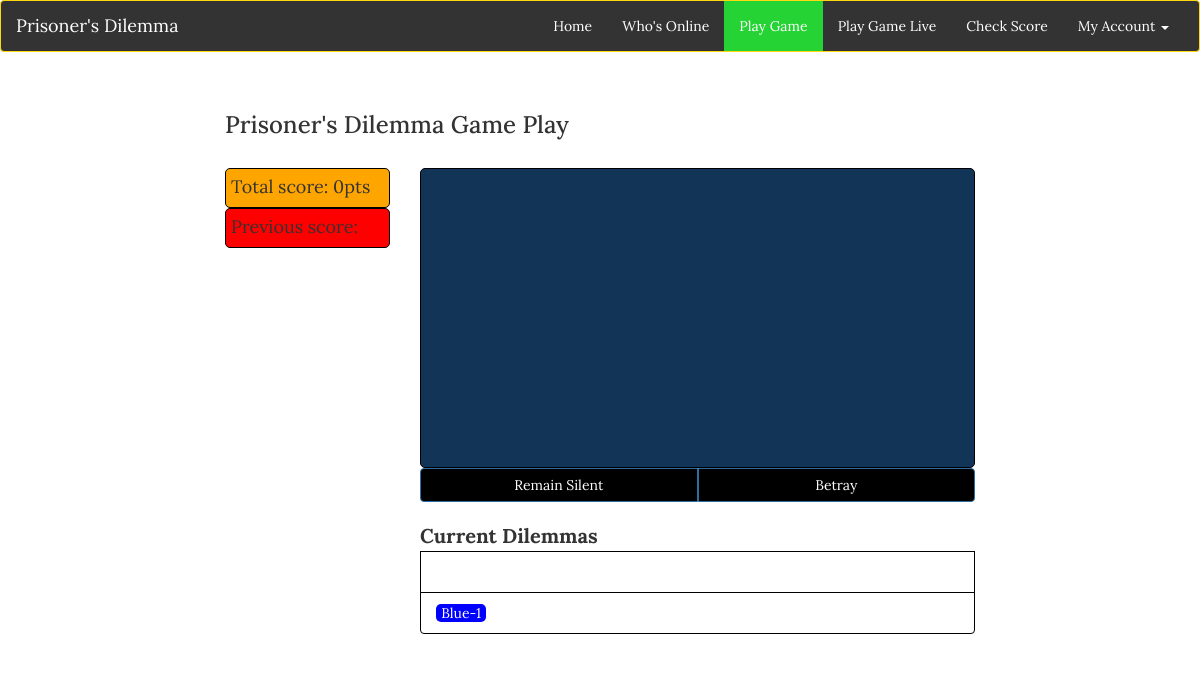
The app's page /playgame.php (signed in), older data.
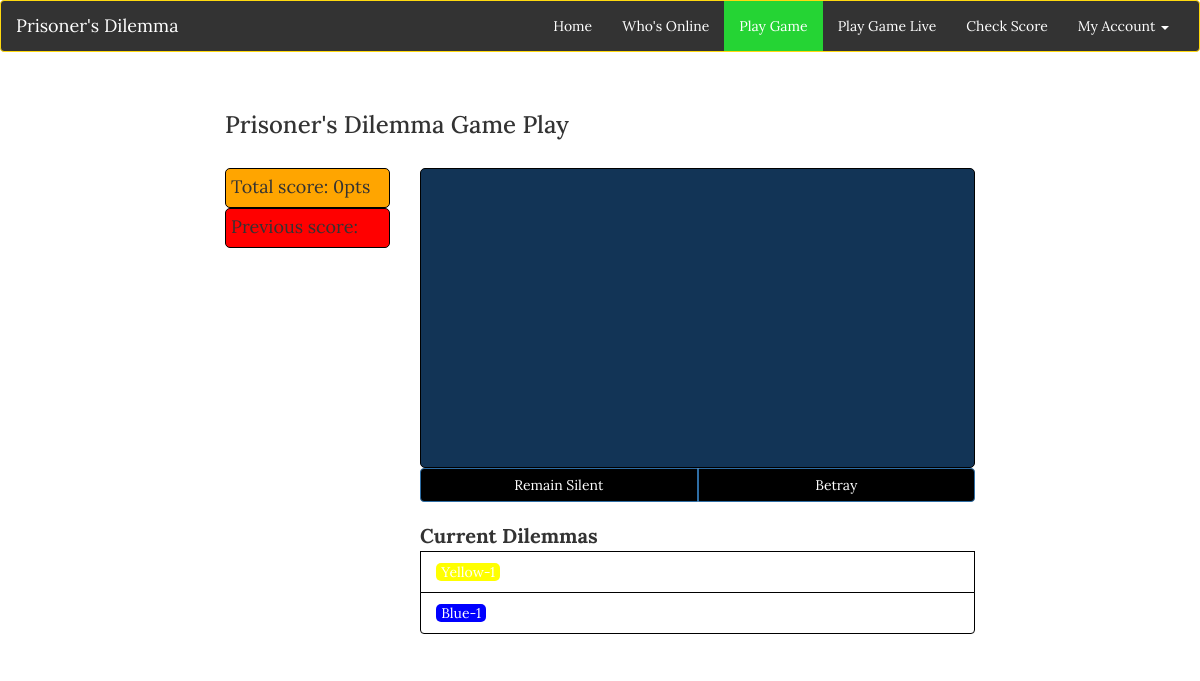
The same page, newer data.
### tables this page shows
CREATE TABLE IF NOT EXISTS `totals` (
  `users_id` int(4) NOT NULL,
  `totalscore` int(4) NOT NULL DEFAULT '0'
);

CREATE TABLE IF NOT EXISTS `dilemmas` (
  `id` int(3) NOT NULL,
  `p1` text NOT NULL,
  `p2` text NOT NULL,
  `p1_choice` int(1) DEFAULT NULL,
  `p2_choice` int(1) DEFAULT NULL,
  `p1_score` int(4) NOT NULL DEFAULT '0',
  `p2_score` int(4) NOT NULL DEFAULT '0',
  `games_per_week` int(2) NOT NULL DEFAULT '10'
);

### functions.php (called while the page is built, shortened)
<?php
	function highscore($users_id)
	{
		$result = $GLOBALS['mysqli']->query("SELECT totalscore FROM totals WHERE users_id=$users_id");
		if ($result)
		{
			$row = $result->fetch_assoc();
			return $row['totalscore'];
		}
		else
		{
			die("Database query failed.");
		}
	}
?>

### playgame.php (the view, shortened to what this page needs)
<!DOCTYPE html>
<html>
<head>
	<link rel="stylesheet" href="https://maxcdn.bootstrapcdn.com/bootstrap/3.3.5/css/bootstrap.min.css">
	<link href="css/stylesheet.css" rel="stylesheet">
	<link href="css/custom.css" rel="stylesheet">
</head>
<body>
	<?php
		include('functions.php');
	?>
	<header class="navbar navbar-default">
		<div class="container-fluid">
			<div class="navbar-header">
				<a class="navbar-brand" href="index.php">Prisoner's Dilemma</a>
			</div>
			<div class="collapse navbar-collapse" id="collapse">
				<ul class="nav navbar-nav navbar-right">
					<li><a href="index.php">Home</a></li>
					<li><a href="useronline.php">Who's Online</a></li>
					<li class="active"><a href="playgame.php">Play Game</a></li>
					<li><a href="playgame_live.php">Play Game Live</a></li>
					<li><a href="#">Check Score</a></li>
					<li class="dropdown">
						<a href="#" class="dropdown-toggle" data-toggle="dropdown" role="button" aria-haspopup="true" aria-expanded="false">My Account <span class="caret"></span></a>
					</li>
				</ul>
			</div>
		</div>
	</header>
	<div class="container">
		<div class="row">
			<div class="col-xs-12 col-sm-12 col-md-10 col-lg-8 col-xs-offset-0 col-sm-offset-0 col-md-offset-1 col-lg-offset-2 top-margin" >
				<h3>Prisoner's Dilemma Game Play</h3>
				<br/>
				<div class="row">
					<div class="col-sm-3 col-md-3 col-lg-3">
						<div id="totalScore">
							Total score: <?php echo highscore($_SESSION['login_id'])?>pts
						</div>
						<div id="previousScore">
							Previous score:
						</div>
					</div>
					<div class="col-sm-9 col-md-9 col-lg-9">
						<div id="gameScreen">
						</div>
						<div class="btn-group btn-group-justified">
							<div class="btn-group">
								<button class="btn btn-primary" id="btnCoop" submitChoice="0">Remain Silent </button>
							</div>
							<div class="btn-group">
								<button class="btn btn-primary" id="btnBetray" submitChoice="1">Betray </button>
							</div>
						</div>
						<br/>
						<div class="list-group" id="gameContacts">
							<b>Current Dilemmas</b>
							<?php
								$db = mysqli_connect("localhost", "root", "", "zillionsparks_db");
								$query = "SELECT *";
								$query .= " FROM dilemmas";
								$query .= " WHERE p1 IN (SELECT tag";
								$query .= " FROM teamcode";
								$query .= " WHERE users_id=".$_SESSION['login_id'].")";
								$result=mysqli_query($db, $query);
								if ($result)
								{
									$num_rows = mysqli_num_rows($result);
									$row = $result->fetch_assoc();
									for ($index = 0; $index <  $num_rows; $index++)
									{
										$query = "SELECT *";
										$query .= " FROM teamcode";
										$query .= " WHERE tag LIKE '".$row['p2']."'";
										$teamcode_result = mysqli_query($db, $query);
										$getColor = $teamcode_result->fetch_assoc();
											$color = $getColor['user_group'];
										if (!is_null($row['p2_choice']) && is_null($row['p1_choice']))
										{
											 ?>
											<button type='button' class='list-group-item' id='dilemmas' onclick='recent_game_score(<?php echo $row['p1_score']?>, "<?php echo $row['p2'] ?>")'>
												<span style='color:white;background-color:<?php echo $color ?>;border-radius: 5px;padding:0% 1%;'><?php echo $row['p2']?></span>
												<span class='glyphicon glyphicon-flag customBadgeAct'></span>
											</button>
											<?php
										}
										else
										{
											?>
											<button type='button' class='list-group-item' id='dilemmas' onclick='recent_game_score(<?php echo $row['p1_score']?>, "<?php echo $row['p2'] ?>" )'>
												<span style='color:white;background-color:<?php echo $color ?>;border-radius: 5px;padding:0% 1%;'><?php echo $row['p2']?></span>
											</button>
											<?php
										}
										$row = $result->fetch_assoc();
									}
								}
											 ?>
						</div>
					</div>
				</div>
			</div>
		</div>
	</div>
</body>
</html>

### css/stylesheet.css (style rules this page uses)
body { font-family: 'Lora', serif; }
.navbar-default { background-color: #DAFFD8; border-color: #e7e7e7; }
.navbar-default .navbar-nav>.active>a, .navbar-default .navbar-nav>.active>a:focus, .navbar-default .navbar-nav>.active>a:hover { color: #FFF; background-color: #25D434; }
.top-margin { margin-top:20px; }
div { border-radius: 5px; }

### css/custom.css (style rules this page uses)
.navbar-default .navbar-brand { color:#fff; }
.navbar-default .navbar-nav>li>a { color:#fff; }
.navbar-default .navbar-collapse, .navbar-default .navbar-form { color:#fff; }
.navbar-default { background-color: #333; border-color: #ffd90f; }
.btn-primary { background-color:black; }
#totalScore { height: 40px; background-color: orange; border: 1px solid black; font-size: 18px; padding: 5px; }
#previousScore { height: 40px; background-color: red; border: 1px solid black; font-size: 18px; padding: 5px; }
#gameScreen { height: 300px; border: 1px solid #000000; background-color: #123456; }
#gameContacts { position: relative; left:; top:; }
b { font-size:20px; }
#dilemmas { border: 1px solid black; }

Row changes from the older to the newer data that the page shows:
now on this page (row edited): dilemmas: p2 "Yellow-1"
